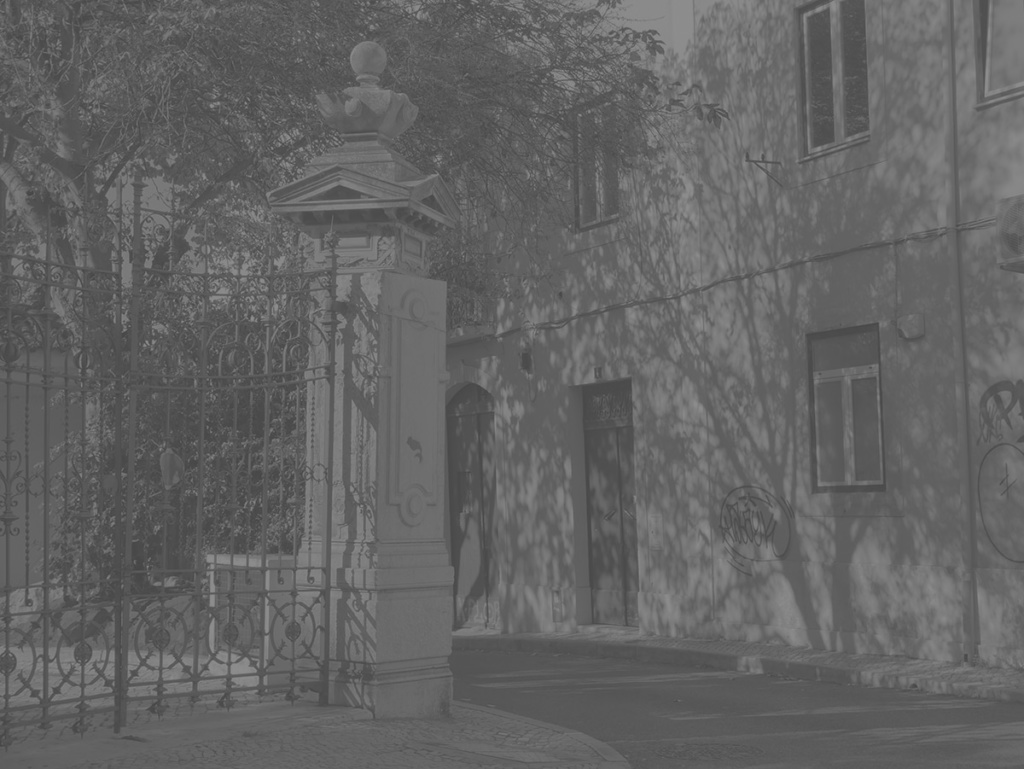
%> input picture Lab5/ObrazySzare/Ex1.png, 1024 x 769 px
$ octave zad2.m   (GNU Octave 9; MATLAB toolbox functions it lacks are replaced by stand-ins)
%> lines starting %> are read from the running program, lines starting %| are printed output that depends on the picture
### Lab5/Matlab/LocalContrastFix.m


function I2 = LocalContrastFix(I1, divider,CutVal)

    if exist('divider','var') ~= 1
        divider = [8 8];
    end
    if exist('CutVal','var') ~= 1
        CutVal = 0.001;
    end

    steps   = [16 16];

    subImWidth = size(I1) ./ divider;


    xOffsets = round( [0:steps(2)-1] / steps(2) * subImWidth(2) );
    yOffsets = round( [0:steps(1)-1] / steps(1) * subImWidth(1) );


    subIms = [];
    i = 1;

    for yOffset = yOffsets
        for xOffset = xOffsets
            subIms(:,:,i) = CreateSubImage(divider, I1, xOffset, yOffset, [1 1] * CutVal);
            i = i + 1;
        end
    end


    I2 = mean(subIms, 3);
end


% [31 lines left out: function CreateSubImage, not called in this run]

### Lab5/Matlab/HistogramStretch.m
function I1 = HistogramStretch(I1, mode)

a = 0;
b = 1;
A = 0;
B = 1;

if mode == "NoCut"
    a = min(I1, [], "all");
    b = max(I1, [], "all");
elseif mode == "Auto"


end


I1 = (B-A) / (b-a) * (I1 - a) + A;
end

### Lab5/Matlab/zad2.m
%clear all
close all
clc


source = [...
            "../ObrazySzare/Ex1.png", ...
            "../ObrazySzare/Ex2.png", ...
            "../ObrazySzare/Ex3.png", ...
            "../ObrazySzare/M92.png", ...
        ];


for i = 1:length(source)
    ProduceImages(source(i), "../zad2/Local/I" + num2str(i), "LOCAL");
% [10 lines not run here, left out]
function ProduceImages(source, destination, select)
%> called with destination = '../zad2/Local/I1', select = 'LOCAL'

    I1 = imread(source);
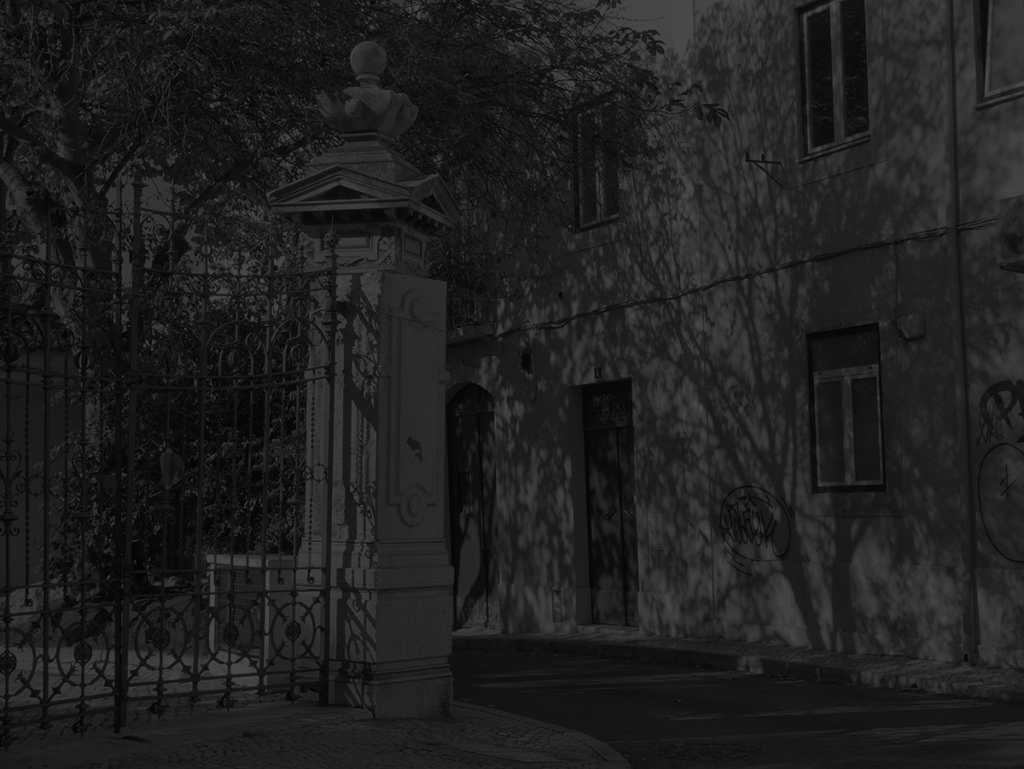
%> I1: size 769x1024 uint8; min 0, max 73, mean 31.4
    I1 = double(I1) ./ 255;
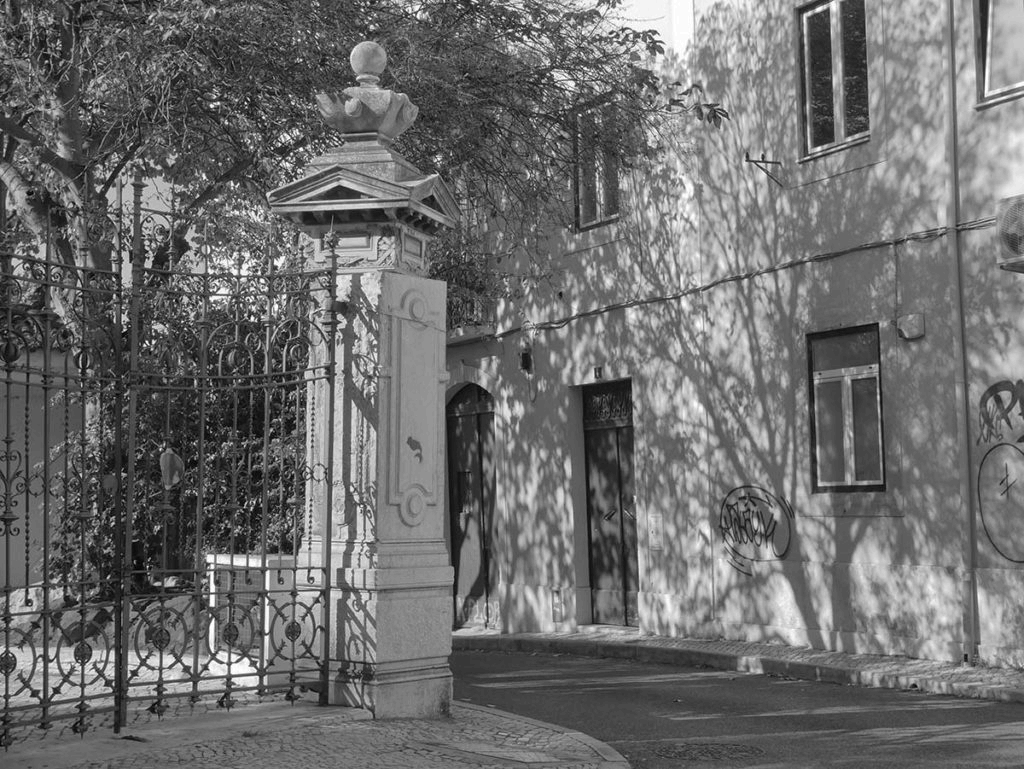
%> I1: size 769x1024 double; min 0, max 0.286, mean 0.123; drawn with min black and max white


    if select ==  "LOCAL"
        I2 = HistogramStretch(I1, "Auto");
        %I3 = LocalContrastFix2(I1,7);
        I3 = LocalContrastFix(I1, [6 6], 0.001);
%> the run ends on the next line
    elseif select ==  "CLAHE"
        I2 = adapthisteq(I1,'NumTiles',[8 8],'ClipLimit',0.005);
        I3 = adapthisteq(I1,'NumTiles',[8 8],'ClipLimit',0.01);
    end


    %figure; imshow(I1);
    %figure; imshow(I2);
    %figure; imshow(I3);

    figure; imhist(I1); H1 = gcf;
    figure; imhist(I2); H2 = gcf;
    figure; imhist(I3); H3 = gcf;


    K_calc = @(I) [ k1(I) k2(I) k3(I) k4(I)];

    K1 = K_calc(I1);
    K2 = K_calc(I2);
    K3 = K_calc(I3);
    K  = [K1; K2; K3];


    minmax_calc = @(I) [ min(I,[],"all"), max(I,[],"all") ];

    M1 = minmax_calc(I1);
    M2 = minmax_calc(I2);
    M3 = minmax_calc(I3);
    M  = [M1; M2; M3];

    % zapis do plikow
    mkdir(destination);

    crop = [.12 .12 .12 .12];

    if select ==  "LOCAL"
        imwrite(cropImage(I1, crop), destination + "/I_Origin.png");
        imwrite(cropImage(I2, crop), destination + "/I_Global.png");
        imwrite(cropImage(I3, crop), destination + "/I_LocalF.png");
        saveas(H1, destination + "/H_Origin.png");
        saveas(H2, destination + "/H_Global.png");
        saveas(H3, destination + "/H_LocalF.png");
    elseif select ==  "CLAHE"
        imwrite(cropImage(I1, crop), destination + "/I_Origin.png");
        imwrite(cropImage(I2, crop), destination + "/I_CLAHE1.png");
        imwrite(cropImage(I3, crop), destination + "/I_CLAHE2.png");
        saveas(H1, destination + "/H_Origin.png");
        saveas(H2, destination + "/H_CLAHE1.png");
        saveas(H3, destination + "/H_CLAHE2.png");
    end

    close([H1 H2 H3])

    data1 = "k1 = "           + num2str(K1(1), 5) ...
          + " \\\\ k2 = "     + num2str(K1(2), 5) ...
          + " \\\\ k3 = "     + num2str(K1(3), 5) ...
          + " \\\\ k4 = "     + num2str(K1(4), 5) ...
          + " \\\\ min(I) = " + num2str(M1(1), 5) ...
          + " \\\\ max(I) = " + num2str(M1(2), 5) + " \n";

    data2 = "k1 = "           + num2str(K2(1), 5) ...
          + " \\\\ k2 = "     + num2str(K2(2), 5) ...
          + " \\\\ k3 = "     + num2str(K2(3), 5) ...
          + " \\\\ k4 = "     + num2str(K2(4), 5) ...
          + " \\\\ min(I) = " + num2str(M2(1), 5) ...
          + " \\\\ max(I) = " + num2str(M2(2), 5) + " \n";

    data3 = "k1 = "           + num2str(K3(1), 5) ...
          + " \\\\ k2 = "     + num2str(K3(2), 5) ...
          + " \\\\ k3 = "     + num2str(K3(3), 5) ...
          + " \\\\ k4 = "     + num2str(K3(4), 5) ...
          + " \\\\ min(I) = " + num2str(M3(1), 5) ...
          + " \\\\ max(I) = " + num2str(M3(2), 5) + " \n";

    data = data1 + data2 + data3;

    disp(data);

    fid = fopen(destination + "/result",'w');
    fprintf(fid, data);
    fclose(fid);


end
